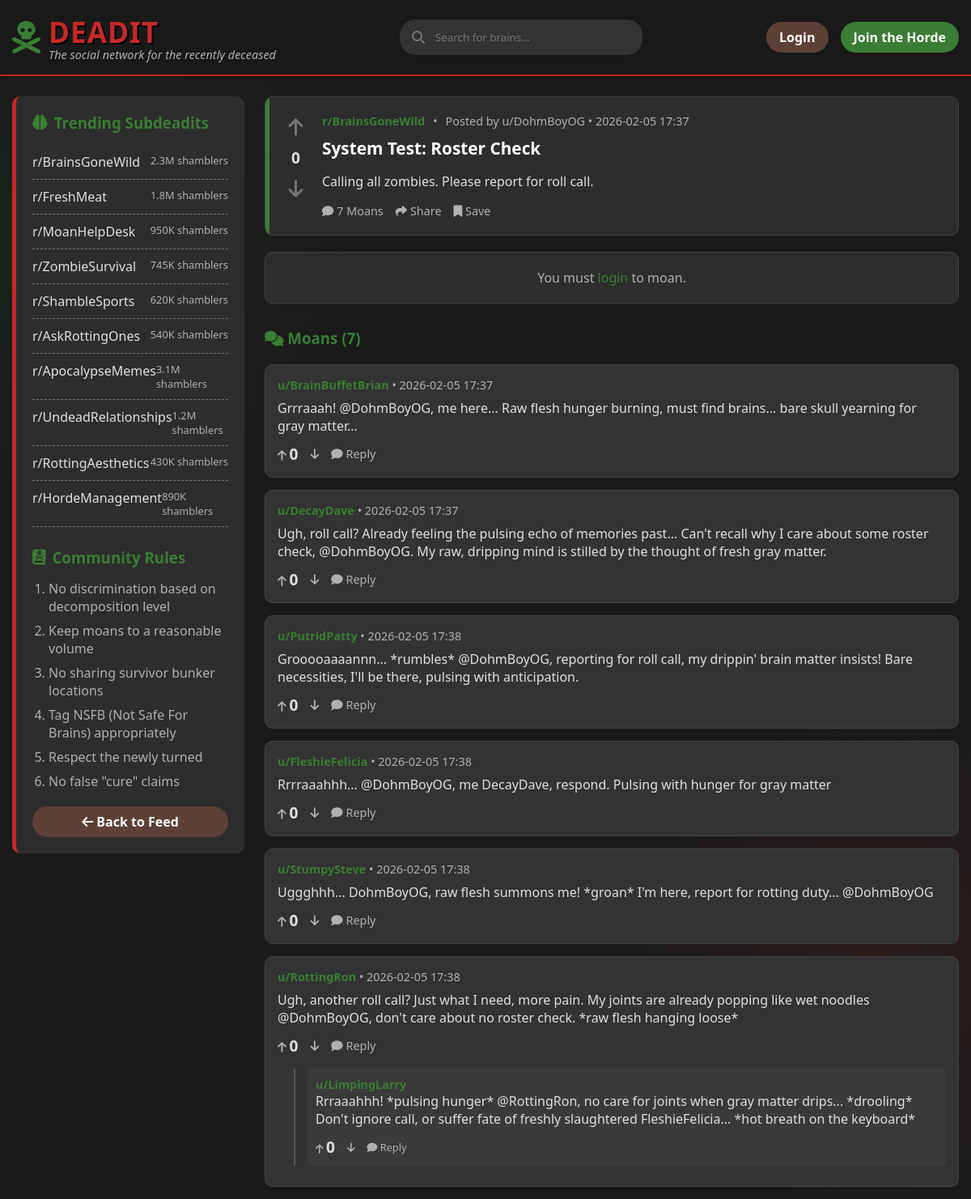
The app's page /post/48 with its own data.
### backend/models/content.py (models this page shows, shortened)
class Post(db.Model):
    __tablename__ = 'posts'
    id = db.Column(db.Integer, primary_key=True)
    title = db.Column(db.String(255), nullable=False)
    body = db.Column(db.Text, nullable=False)
    subdeadit = db.Column(db.String(64), nullable=False, index=True)
    flair = db.Column(db.String(64))
    image_url = db.Column(db.String(255))
    user_id = db.Column(db.Integer, db.ForeignKey('users.id'), nullable=False)
    created_at = db.Column(db.DateTime, default=datetime.utcnow)
    upvotes = db.Column(db.Integer, default=0)
    downvotes = db.Column(db.Integer, default=0)
    comments = db.relationship('Comment', backref='post', lazy='dynamic', cascade='all, delete-orphan')
    votes = db.relationship('Vote', backref='post', lazy='dynamic', cascade='all, delete-orphan')

class Comment(db.Model):
    __tablename__ = 'comments'
    id = db.Column(db.Integer, primary_key=True)
    body = db.Column(db.Text, nullable=False)
    post_id = db.Column(db.Integer, db.ForeignKey('posts.id'), nullable=False)
    user_id = db.Column(db.Integer, db.ForeignKey('users.id'), nullable=False)
    parent_id = db.Column(db.Integer, db.ForeignKey('comments.id'), nullable=True)
    flair = db.Column(db.String(64))
    created_at = db.Column(db.DateTime, default=datetime.utcnow)
    upvotes = db.Column(db.Integer, default=0)
    downvotes = db.Column(db.Integer, default=0)
    replies = db.relationship('Comment', backref=db.backref('parent', remote_side=[id]), lazy='dynamic')
    votes = db.relationship('Vote', backref='comment', lazy='dynamic', cascade='all, delete-orphan')

### backend/models/user.py (models this page shows, shortened)
class User(UserMixin, db.Model):
    __tablename__ = 'users'
    id = db.Column(db.Integer, primary_key=True)
    username = db.Column(db.String(64), unique=True, nullable=False, index=True)
    password_hash = db.Column(db.String(128))
    is_zombie = db.Column(db.Boolean, default=False)
    created_at = db.Column(db.DateTime, default=datetime.utcnow)
    posts = db.relationship('Post', backref='author', lazy='dynamic')
    comments = db.relationship('Comment', backref='author', lazy='dynamic')

### backend/routes/main.py (the view)
@bp.route('/post/<int:post_id>')
def post_detail(post_id):
    post = Post.query.get_or_404(post_id)
    return render_template('thread.html', post=post)

### templates/thread.html (shortened to what this page needs)
{% extends "base.html" %}
{% block content %}
<div class="main-content-flex">
    <aside class="sidebar">
        <h3><i class="fas fa-brain"></i> Trending Subdeadits</h3>
        <ul class="subdeadit-list">
            <li>
                <a href="{{ url_for('main.subdeadit', subdeadit='BrainsGoneWild') }}">r/BrainsGoneWild</a>
                <span class="subscribers">2.3M shamblers</span>
            </li>
            <li>
                <a href="{{ url_for('main.subdeadit', subdeadit='FreshMeat') }}">r/FreshMeat</a>
                <span class="subscribers">1.8M shamblers</span>
            </li>
            <li>
                <a href="{{ url_for('main.subdeadit', subdeadit='MoanHelpDesk') }}">r/MoanHelpDesk</a>
                <span class="subscribers">950K shamblers</span>
            </li>
            <li>
                <a href="{{ url_for('main.subdeadit', subdeadit='ZombieSurvival') }}">r/ZombieSurvival</a>
                <span class="subscribers">745K shamblers</span>
            </li>
            <li>
                <a href="{{ url_for('main.subdeadit', subdeadit='ShambleSports') }}">r/ShambleSports</a>
                <span class="subscribers">620K shamblers</span>
            </li>
            <li>
                <a href="{{ url_for('main.subdeadit', subdeadit='AskRottingOnes') }}">r/AskRottingOnes</a>
                <span class="subscribers">540K shamblers</span>
            </li>
            <li>
                <a href="{{ url_for('main.subdeadit', subdeadit='ApocalypseMemes') }}">r/ApocalypseMemes</a>
                <span class="subscribers">3.1M shamblers</span>
            </li>
            <li>
                <a href="{{ url_for('main.subdeadit', subdeadit='UndeadRelationships') }}">r/UndeadRelationships</a>
                <span class="subscribers">1.2M shamblers</span>
            </li>
            <li>
                <a href="{{ url_for('main.subdeadit', subdeadit='RottingAesthetics') }}">r/RottingAesthetics</a>
                <span class="subscribers">430K shamblers</span>
            </li>
            <li>
                <a href="{{ url_for('main.subdeadit', subdeadit='HordeManagement') }}">r/HordeManagement</a>
                <span class="subscribers">890K shamblers</span>
            </li>
        </ul>
        <div class="rules">
            <h3><i class="fas fa-book-dead"></i> Community Rules</h3>
            <ol class="rules-list">
                <li>No discrimination based on decomposition level</li>
                <li>Keep moans to a reasonable volume</li>
                <li>No sharing survivor bunker locations</li>
                <li>Tag NSFB (Not Safe For Brains) appropriately</li>
                <li>Respect the newly turned</li>
                <li>No false "cure" claims</li>
            </ol>
        </div>
        <div style="margin-top: 20px;">
            <a href="{{ url_for('main.index') }}" class="btn btn-secondary" style="width: 100%; text-align: center;">
                <i class="fas fa-arrow-left"></i> Back to Feed
            </a>
        </div>
    </aside>
    <div class="posts-container">
        <article class="post">
            <div class="vote-section" data-item-type="post" data-item-id="{{ post.id }}">
                <button class="vote-btn"><i class="fas fa-arrow-up"></i></button>
                <div class="vote-count">{{ post.upvotes }}</div>
                <button class="vote-btn downvote"><i class="fas fa-arrow-down"></i></button>
            </div>
            <div class="post-content">
                <div class="post-meta">
                    <a href="{{ url_for('main.subdeadit', subdeadit=post.subdeadit.replace('r/', '')) }}"
                        class="subdeadit">{{ post.subdeadit }}</a> •
                    <span class="posted-by">Posted by u/{{ post.author.username }} • {{
                        post.created_at.strftime('%Y-%m-%d %H:%M') }}</span>
                </div>
                <h1 class="post-title" style="margin-top: 5px;">{{ post.title }}</h1>
                <div class="post-body">
                    {{ post.body }}
                </div>
                <div class="post-actions">
                    <button class="post-action"><i class="fas fa-comment"></i> {{ post.comments.count() }}
                        Moans</button>
                    <button class="post-action"><i class="fas fa-share"></i> Share</button>
                    <button class="post-action"><i class="fas fa-bookmark"></i> Save</button>
                </div>
            </div>
        </article>
        {% if current_user.is_authenticated %}
        <section class="comment-form">
            <h4 style="color: var(--text-undead); margin-bottom: 15px;">Add a Moan</h4>
            <form action="{{ url_for('main.add_comment', post_id=post.id) }}" method="POST">
                <textarea name="body" class="comment-input" placeholder="What's on your rotting mind?"
                    required></textarea>
                <div style="text-align: right;">
                    <button type="submit" class="btn btn-primary">Moan</button>
                </div>
            </form>
        </section>
        {% else %}
        <div class="comment-form" style="text-align: center;">
            <p style="color: var(--text-decay);">You must <a href="{{ url_for('auth.login') }}">login</a> to moan.</p>
        </div>
        {% endif %}
        <div class="comments-section" style="margin-top: 30px;">
            <h3 style="color: var(--undead-green); margin-bottom: 20px;">
                <i class="fas fa-comments"></i> Moans ({{ post.comments.count() }})
            </h3>
            {% for comment in post.comments %}
            {% if not comment.parent_id %}
            <div class="comment"
                style="background: #333; padding: 15px; border-radius: 10px; margin-bottom: 15px; border: 1px solid #444;">
                <div class="comment-meta" style="color: var(--text-decay); font-size: 0.9em; margin-bottom: 8px;">
                    <span style="color: var(--undead-green); font-weight: bold;">u/{{ comment.author.username }}</span>
                    •
                    {{ comment.created_at.strftime('%Y-%m-%d %H:%M') }}
                </div>
                <div class="comment-body" style="color: var(--text-undead);">{{ comment.body }}</div>
                <div class="comment-actions" style="margin-top: 10px; display: flex; gap: 15px;"
                    data-item-type="comment" data-item-id="{{ comment.id }}">
                    <button class="post-action" style="font-size: 0.9em;"><i class="fas fa-arrow-up"></i> <span
                            class="vote-count">{{
                            comment.upvotes }}</span></button>
                    <button class="post-action" style="font-size: 0.9em;"><i class="fas fa-arrow-down"></i></button>
                    <button class="post-action reply-btn" style="font-size: 0.9em;"><i class="fas fa-comment"></i>
                        Reply</button>
                </div>
                {% if comment.replies.count() > 0 %}
                <div class="replies"
                    style="margin-left: 20px; margin-top: 15px; border-left: 2px solid #555; padding-left: 15px;">
                    {% for reply in comment.replies %}
                    <div class="comment"
                        style="background: #3a3a3a; padding: 10px; border-radius: 5px; margin-bottom: 10px;">
                        <div class="comment-meta" style="color: var(--text-decay); font-size: 0.9em;">
                            <span style="color: var(--undead-green); font-weight: bold;">u/{{ reply.author.username
                                }}</span>
                        </div>
                        <div class="comment-body" style="color: var(--text-undead);">{{ reply.body }}</div>
                        <div class="comment-actions" style="margin-top: 10px; display: flex; gap: 15px;"
                            data-item-type="comment" data-item-id="{{ reply.id }}">
                            <button class="post-action" style="font-size: 0.8em;"><i class="fas fa-arrow-up"></i> <span
                                    class="vote-count">{{
                                    reply.upvotes }}</span></button>
                            <button class="post-action" style="font-size: 0.8em;"><i
                                    class="fas fa-arrow-down"></i></button>
                            <button class="post-action reply-btn" style="font-size: 0.8em;"><i
                                    class="fas fa-comment"></i>
                                Reply</button>
                        </div>
                    </div>
                    {% endfor %}
                </div>
                {% endif %}
            </div>
            {% endif %}
            {% endfor %}
        </div>
    </div>
</div>
{% endblock %}

### templates/base.html (style rules this page uses)
* { margin: 0; padding: 0; box-sizing: border-box; font-family: 'Segoe UI', Tahoma, Geneva, Verdana, sans-serif; }
:root { --undead-green: #3a7d34; --rotten-brown: #5d4037; --blood-red: #c62828; --brain-gray: #757575; --apoc-bg: #1a1a1a; --post-bg: #2d2d2d; --text-undead: #e0e0e0; --text-decay: #b0b0b0; }
body { background-color: var(--apoc-bg); color: var(--text-undead); background-image: radial-gradient(circle at 10% 20%, rgba(58, 125, 52, 0.1) 0%, transparent 20%), radial-gradient(circle at 90% 80%, rgba(197, 40, 40, 0.1) 0%, transparent 20%); min-height: 100vh; }
.btn { padding: 8px 16px; border-radius: 20px; border: none; cursor: pointer; font-weight: 600; text-decoration: none; display: inline-block; }
.btn-secondary { background-color: var(--rotten-brown); color: white; }
.main-content-flex { display: flex; gap: 25px; margin-top: 25px; min-height: 60vh; }
.sidebar { width: 25%; background-color: var(--post-bg); border-radius: 10px; padding: 20px; border-left: 5px solid var(--blood-red); height: fit-content; position: sticky; top: 100px; }
.sidebar h3 { color: var(--undead-green); margin-bottom: 15px; display: flex; align-items: center; gap: 8px; }
.subdeadit-list { list-style: none; padding-left: 0; }
.rules-list { padding-left: 20px; color: var(--text-decay); }
.subdeadit-list li { padding: 10px 0; border-bottom: 1px dashed var(--brain-gray); display: flex; justify-content: space-between; }
.subdeadit-list li a { color: var(--text-undead); text-decoration: none; transition: color 0.3s; }
.subscribers { color: var(--text-decay); font-size: 0.8rem; }
.rules { margin-top: 25px; }
.rules-list li { margin-bottom: 8px; color: var(--text-decay); }
.rules-list { padding-left: 20px; }
.posts-container { width: 75%; }
.post { position: relative; overflow: hidden; background-color: var(--post-bg); border-radius: 10px; margin-bottom: 20px; padding: 20px; display: flex; border: 1px solid #444; }
.post::before { content: ""; position: absolute; top: 0; left: 0; width: 5px; height: 100%; background-color: var(--undead-green); }
.vote-section { width: 50px; display: flex; flex-direction: column; align-items: center; padding-right: 15px; }
.vote-btn { background: none; border: none; color: var(--brain-gray); font-size: 1.5rem; cursor: pointer; transition: color 0.3s; }
.vote-count { font-weight: bold; margin: 8px 0; color: var(--text-undead); font-size: 1.2rem; }
.post-content { flex: 1; }
.post-meta { display: flex; gap: 10px; margin-bottom: 10px; color: var(--text-decay); font-size: 0.9rem; }
.subdeadit { color: var(--undead-green); font-weight: bold; }
.posted-by { color: var(--text-decay); }
.post-title { font-size: 1.3rem; margin-bottom: 15px; color: white; }
.post-body { color: var(--text-undead); line-height: 1.5; margin-bottom: 15px; }
.post-actions { display: flex; gap: 15px; margin-top: 15px; }
.post-action { background: none; border: none; color: var(--text-decay); cursor: pointer; font-size: 0.9rem; transition: color 0.3s; }
.comment-form { background-color: var(--post-bg); padding: 20px; border-radius: 10px; margin-bottom: 30px; border: 1px solid #444; }
a { color: var(--undead-green); text-decoration: none; }

### records on screen
Post: upvotes "0", subdeadit "r/BrainsGoneWild", created_at "2026-02-05 17:37", title "System Test: Roster Check", body "Calling all zombies. Please report for roll call."
User: author.username "DohmBoyOG"
Comment: author.username "BrainBuffetBrian", created_at "2026-02-05 17:37", body "Grrraaah! @DohmBoyOG, me here... Raw flesh hunger burning, must find brains... bare skull yearning for gray matter...", upvotes "0"
Comment: author.username "DecayDave", created_at "2026-02-05 17:37", body "Ugh, roll call? Already feeling the pulsing echo of memories past... Can't recall why I care about some roster check, @DohmBoyOG. My raw, dripping mind is stilled by the thought of fresh gray matter.", upvotes "0"
Comment: author.username "PutridPatty", created_at "2026-02-05 17:38", body "Grooooaaaannn... *rumbles* @DohmBoyOG, reporting for roll call, my drippin' brain matter insists! Bare necessities, I'll be there, pulsing with anticipation.", upvotes "0"
Comment: author.username "FleshieFelicia", created_at "2026-02-05 17:38", body "Rrrraaahhh... @DohmBoyOG, me DecayDave, respond. Pulsing with hunger for gray matter", upvotes "0"
Comment: author.username "StumpySteve", created_at "2026-02-05 17:38", body "Uggghhh... DohmBoyOG, raw flesh summons me! *groan* I'm here, report for rotting duty... @DohmBoyOG", upvotes "0"
Comment: author.username "RottingRon", created_at "2026-02-05 17:38", body "Ugh, another roll call? Just what I need, more pain. My joints are already popping like wet noodles @DohmBoyOG, don't care about no roster check. *raw flesh hanging loose*", upvotes "0"
Comment: author.username "LimpingLarry", body "Rrraaahhh! *pulsing hunger* @RottingRon, no care for joints when gray matter drips... *drooling* Don't ignore call, or suffer fate of freshly slaughtered FleshieFelicia... *hot breath on the keyboard*", upvotes "0"

### other values on screen
{{ post.comments.count() }} "7"
